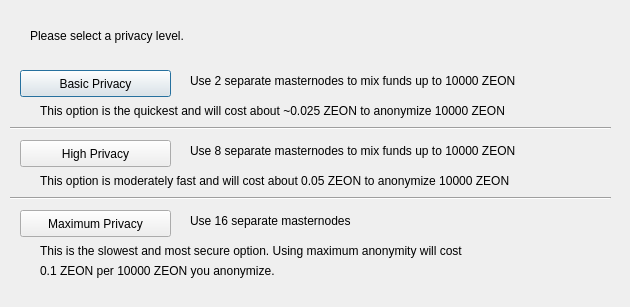
<?xml version="1.0" encoding="UTF-8"?>
<ui version="4.0">
 <class>ObfuscationConfig</class>
 <widget class="QDialog" name="ObfuscationConfig">
  <property name="geometry">
   <rect>
    <x>0</x>
    <y>0</y>
    <width>630</width>
    <height>307</height>
   </rect>
  </property>
  <property name="windowTitle">
   <string>Configure Obfuscation</string>
  </property>
  <widget class="QPushButton" name="buttonBasic">
   <property name="geometry">
    <rect>
     <x>20</x>
     <y>70</y>
     <width>151</width>
     <height>27</height>
    </rect>
   </property>
   <property name="text">
    <string>Basic Privacy</string>
   </property>
  </widget>
  <widget class="QPushButton" name="buttonHigh">
   <property name="geometry">
    <rect>
     <x>20</x>
     <y>140</y>
     <width>151</width>
     <height>27</height>
    </rect>
   </property>
   <property name="text">
    <string>High Privacy</string>
   </property>
  </widget>
  <widget class="QPushButton" name="buttonMax">
   <property name="geometry">
    <rect>
     <x>20</x>
     <y>210</y>
     <width>151</width>
     <height>27</height>
    </rect>
   </property>
   <property name="text">
    <string>Maximum Privacy</string>
   </property>
  </widget>
  <widget class="QLabel" name="label">
   <property name="geometry">
    <rect>
     <x>30</x>
     <y>20</y>
     <width>571</width>
     <height>31</height>
    </rect>
   </property>
   <property name="text">
    <string>Please select a privacy level.</string>
   </property>
  </widget>
  <widget class="QLabel" name="label_2">
   <property name="geometry">
    <rect>
     <x>190</x>
     <y>70</y>
     <width>421</width>
     <height>21</height>
    </rect>
   </property>
   <property name="text">
    <string>Use 2 separate masternodes to mix funds up to 10000 ZEON</string>
   </property>
  </widget>
  <widget class="QLabel" name="label_3">
   <property name="geometry">
    <rect>
     <x>190</x>
     <y>140</y>
     <width>411</width>
     <height>21</height>
    </rect>
   </property>
   <property name="text">
    <string>Use 8 separate masternodes to mix funds up to 10000 ZEON</string>
   </property>
  </widget>
  <widget class="QLabel" name="label_4">
   <property name="geometry">
    <rect>
     <x>190</x>
     <y>210</y>
     <width>421</width>
     <height>21</height>
    </rect>
   </property>
   <property name="text">
    <string>Use 16 separate masternodes</string>
   </property>
  </widget>
  <widget class="QLabel" name="label_6">
   <property name="geometry">
    <rect>
     <x>40</x>
     <y>100</y>
     <width>561</width>
     <height>21</height>
    </rect>
   </property>
   <property name="text">
    <string>This option is the quickest and will cost about ~0.025 ZEON to anonymize 10000 ZEON</string>
   </property>
  </widget>
  <widget class="QLabel" name="label_7">
   <property name="geometry">
    <rect>
     <x>40</x>
     <y>170</y>
     <width>561</width>
     <height>21</height>
    </rect>
   </property>
   <property name="text">
    <string>This option is moderately fast and will cost about 0.05 ZEON to anonymize 10000 ZEON</string>
   </property>
  </widget>
  <widget class="QLabel" name="label_8">
   <property name="geometry">
    <rect>
     <x>40</x>
     <y>240</y>
     <width>561</width>
     <height>21</height>
    </rect>
   </property>
   <property name="text">
    <string>This is the slowest and most secure option. Using maximum anonymity will cost</string>
   </property>
  </widget>
  <widget class="QLabel" name="label_9">
   <property name="geometry">
    <rect>
     <x>40</x>
     <y>260</y>
     <width>561</width>
     <height>21</height>
    </rect>
   </property>
   <property name="text">
    <string>0.1 ZEON per 10000 ZEON you anonymize.</string>
   </property>
  </widget>
  <widget class="Line" name="line">
   <property name="geometry">
    <rect>
     <x>10</x>
     <y>120</y>
     <width>601</width>
     <height>16</height>
    </rect>
   </property>
   <property name="orientation">
    <enum>Qt::Horizontal</enum>
   </property>
  </widget>
  <widget class="Line" name="line_2">
   <property name="geometry">
    <rect>
     <x>10</x>
     <y>190</y>
     <width>601</width>
     <height>16</height>
    </rect>
   </property>
   <property name="orientation">
    <enum>Qt::Horizontal</enum>
   </property>
  </widget>
 </widget>
 <resources/>
 <connections/>
</ui>
